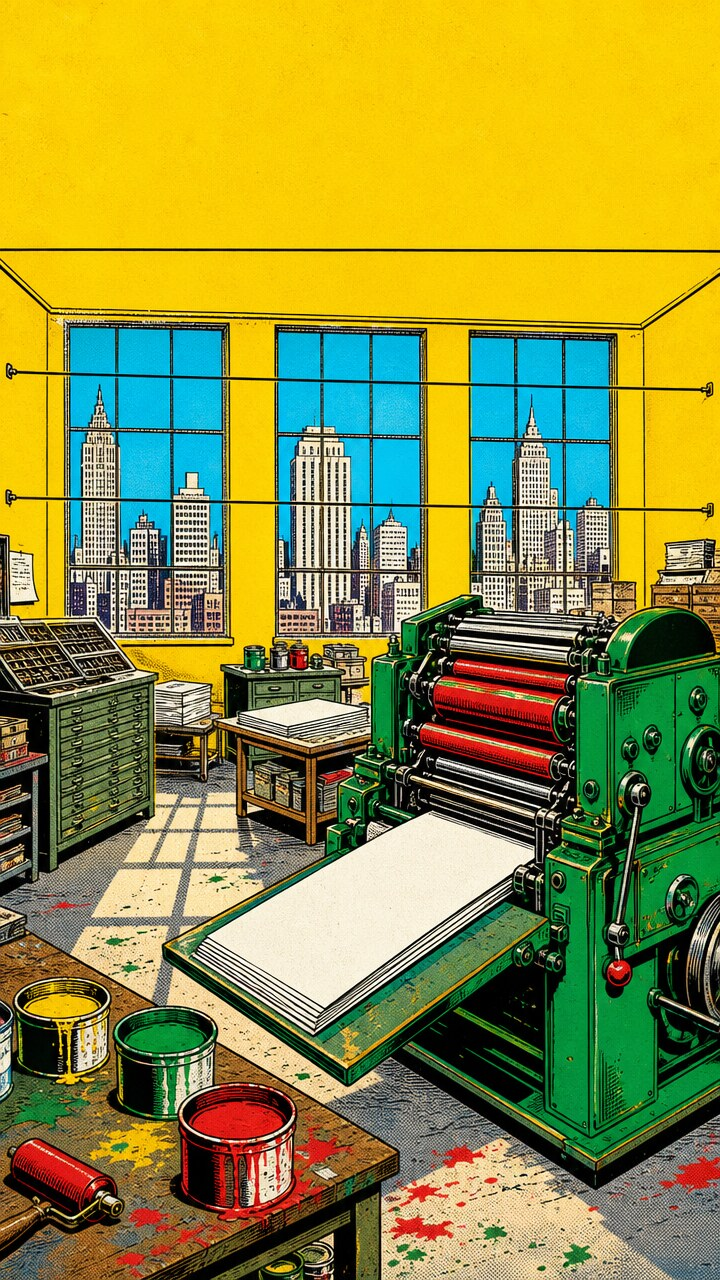
#> input picture ez/tools/concepts/worlds/comic/story/h/rounds5/img/shopa-9x16.jpg, 720 x 1280 px, given in place of dr-r80.jpg, which was not available
$ python detect.py
#> lines starting #> are read from the running program, lines starting #| are printed output that depends on the picture; after the words box and inside, x2 and y2 are one past the last pixel; in counts of white or black regions, pixels touching at a corner belong together
#!/usr/bin/python3
# detect.py: measures the blank trade-dress surfaces the painter left in each dr-r<n> cover (treatment B), so the page can set
# its live words inside them. Writes dress.json: per round, each surface's box in % of the cover (x, y, w, h).
import json,sys,os
from collections import deque
import numpy as np
from PIL import Image
D=os.path.dirname(os.path.abspath(__file__))
def comps(mask,region):
  y0,y1,x0,x1=region;H,W=mask.shape;seen=np.zeros_like(mask,bool);best=None
  for y in range(y0,y1):
    for x in range(x0,x1):
      if mask[y,x] and not seen[y,x]:
        q=deque([(y,x)]);seen[y,x]=1;pts=[]
        while q:
          cy,cx=q.popleft();pts.append((cy,cx))
          for dy,dx in((1,0),(-1,0),(0,1),(0,-1)):
            ny,nx=cy+dy,cx+dx
            if 0<=ny<H and 0<=nx<W and mask[ny,nx] and not seen[ny,nx]:seen[ny,nx]=1;q.append((ny,nx))
        if best is None or len(pts)>len(best):best=pts
  a=np.array(best);ys,xs=a[:,0],a[:,1]
  return [round(100*xs.min()/W,1),round(100*ys.min()/H,1),round(100*(xs.max()-xs.min()+1)/W,1),round(100*(ys.max()-ys.min()+1)/H,1),len(best)]
out={}
for n,f in [(80,'dr-r80'),(79,'dr-r79'),(78,'dr-r78'),(77,'dr2-r77')]:
  im=Image.open(f'{D}/img/{f}.jpg').convert('RGB').resize((200,300));a=np.asarray(im).astype(int);r,g,b=a[...,0],a[...,1],a[...,2]
#> after `im = Image.open(f'{D}/img/{f}.jpg').convert('RGB').resize((200, 300))`:
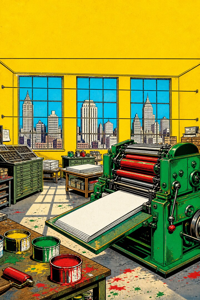
#> im: PIL image 200x300 RGB; mean R, G, B 146.4, 144.8, 63.3
#> after `r, g, b = (a[..., 0], a[..., 1], a[..., 2])`:
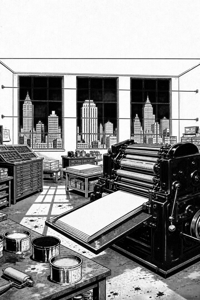
#> r: shape (300, 200) int64; min 0, max 255, mean 146.4
#> after `r, g, b = (a[..., 0], a[..., 1], a[..., 2])`:
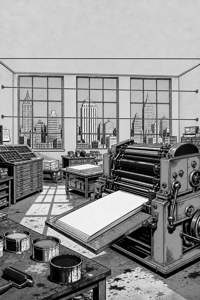
#> g: shape (300, 200) int64; min 0, max 255, mean 144.8
#> after `r, g, b = (a[..., 0], a[..., 1], a[..., 2])`:
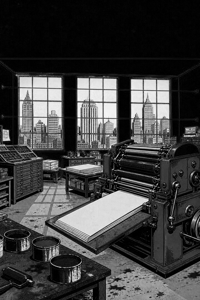
#> b: shape (300, 200) int64; min 0, max 255, mean 63.3
  yel=(r>215)&(g>175)&(b<90);wht=(r>222)&(g>222)&(b>210);red=(r>190)&(g<70)&(b<70)
#> after `yel = (r > 215) & (g > 175) & (b < 90)`:
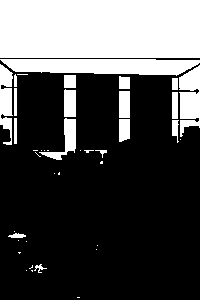
#> yel: shape (300, 200) bool; 30.8% white; 41 white regions (22 under 20 px), largest, box (x1, y1, x2, y2) and area: (0, 0, 200, 58) 11600, (0, 59, 200, 76) 2656, (179, 65, 200, 137) 1088
#> after `wht = (r > 222) & (g > 222) & (b > 210)`:
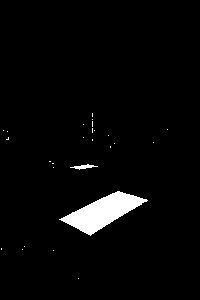
#> wht: shape (300, 200) bool; 3.1% white; 26 white regions (24 under 20 px), largest, box (x1, y1, x2, y2) and area: (59, 191, 148, 236) 1739, (70, 164, 98, 170) 73
#> after `red = (r > 190) & (g < 70) & (b < 70)`:
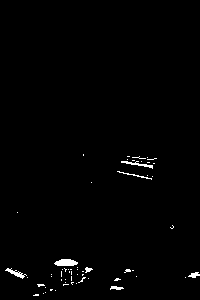
#> red: shape (300, 200) bool; 1.1% white; 58 white regions (51 under 20 px), largest, box (x1, y1, x2, y2) and area: (54, 259, 78, 266) 131, (121, 161, 153, 169) 80, (5, 268, 27, 279) 80
  out[n]={'img':f,'banner':comps(yel,(0,60,0,200)),'box':comps(wht,(0,70,0,90)),'burst':comps(wht,(130,290,90,200)),'ribbon':comps(red,(210,300,0,200))}
#> after the loop in comps (call 2), `for y in range(y0,y1):`: seen: shape (300, 200) bool; every value is 0
#> (the run stopped early here; a loop or call above may not have finished)
